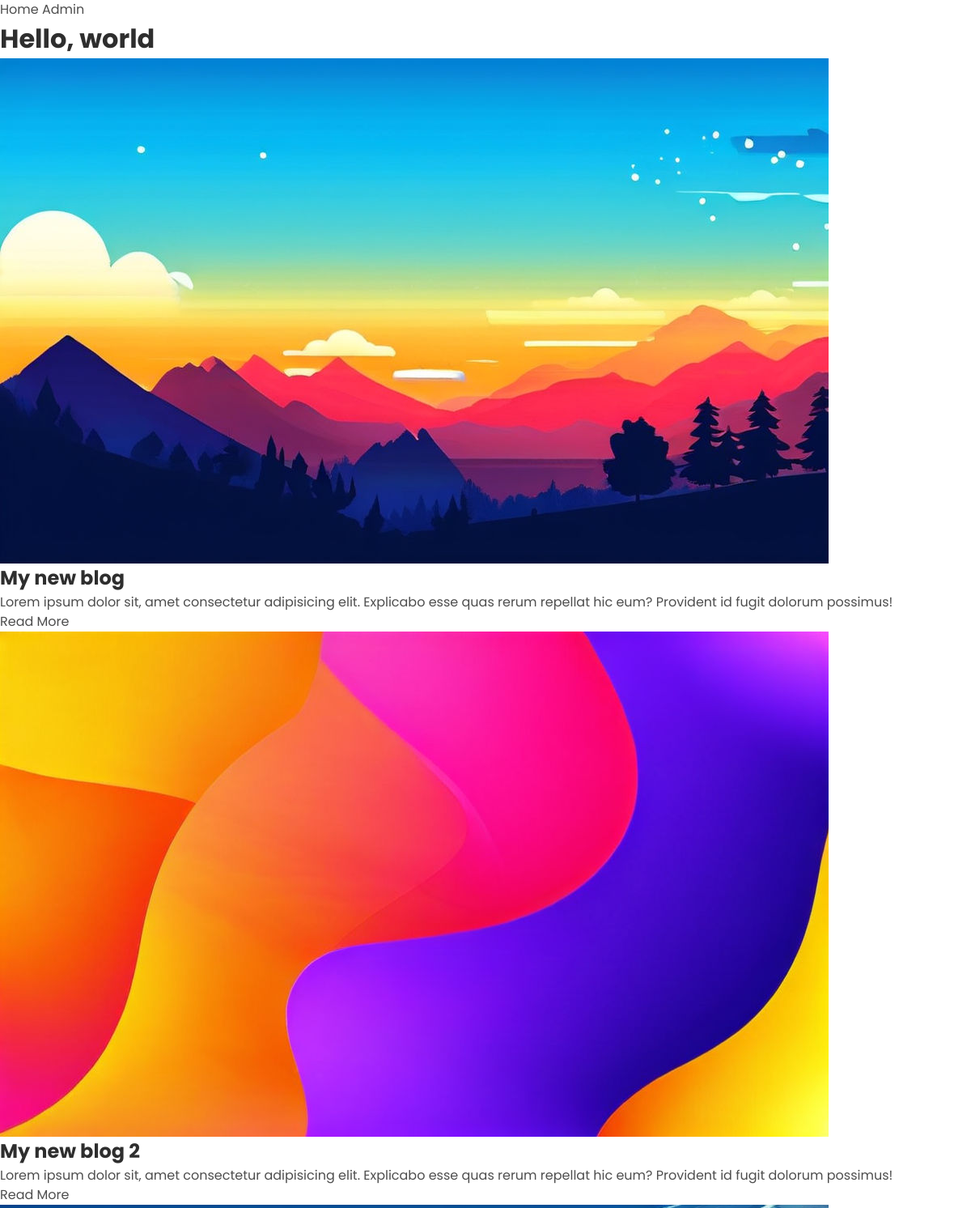
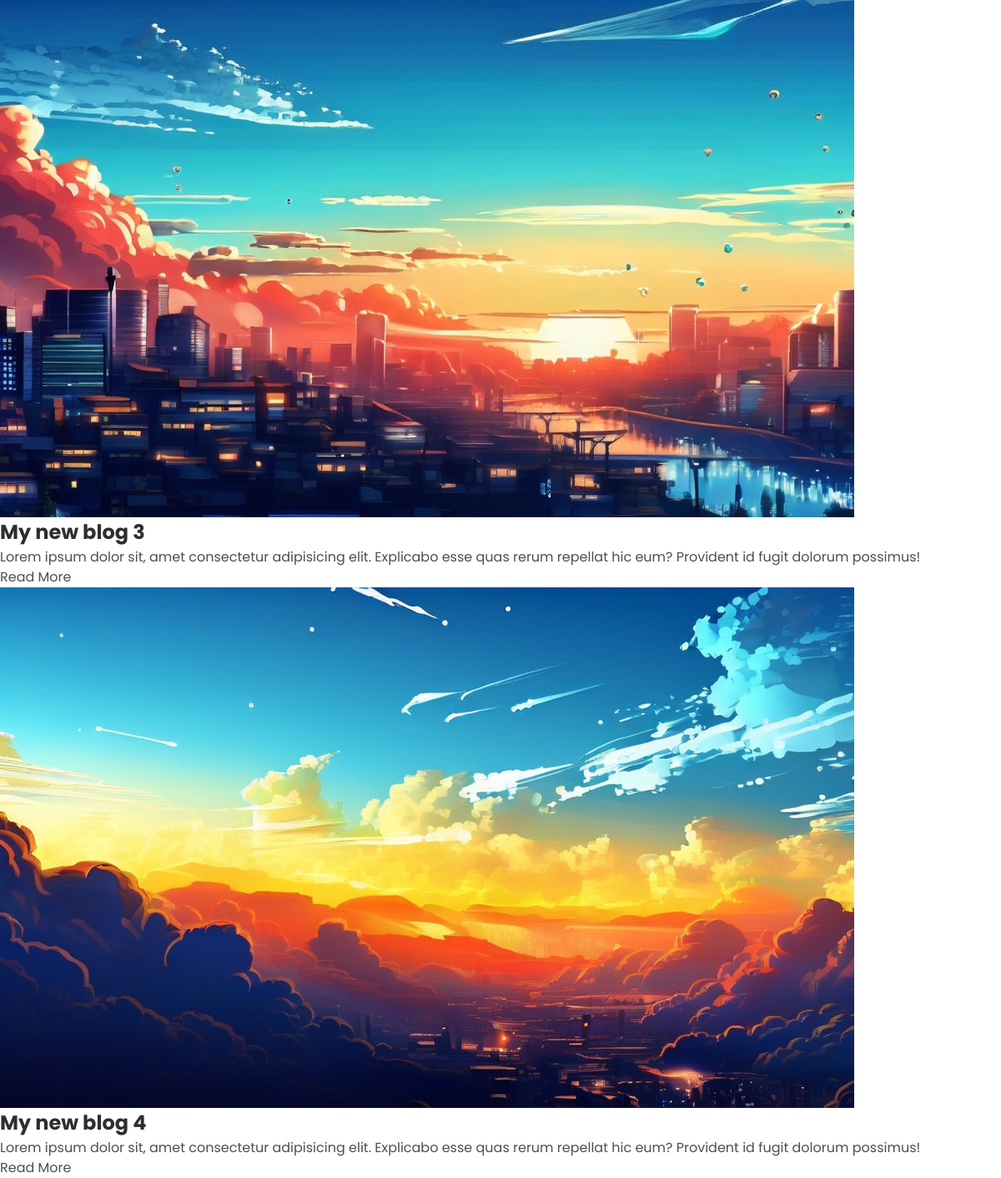
The page / on the database its author committed (2 pictures, top to bottom).
### main/models.py (models this page shows, shortened)
class Blog(models.Model):
    title = models.CharField(max_length=50, default='My new blog')
    body = models.TextField(default=lorem)
    slug = models.SlugField(max_length=200, unique=True, null=True)
    image = models.ImageField(upload_to='img', blank=True, null=True)
    created_at = models.DateTimeField(auto_now_add=True)
    updated_at = models.DateTimeField(auto_now=True)

### main/views.py (the view)
# urls.py: path('', views.index, name='index'),
def index(request):
    blogs = Blog.objects.all()
    return render(request, 'main/index.html', {'blogs': blogs})

### main/templates/main/index.html
{% extends 'base.html' %}
{% load static %}
{% block body %}
<h1>Hello, world</h1>
<div class="card-cont">
    {% for post in blogs %}
    <div class="card">
        <div class="card-img-cont">
            <img src="{{ post.image.url }}" alt="" class="card-img">
        </div>
        <div class="card-body">
            <h2 class="card title">{{ post.title }}</h2>
            <p class="phar">{{ post.body }}</p>
            <a href="{% url 'detail' post.pk %}" class="btn btn-color">Read More</a>
        </div>
    </div>
    {% endfor %}
</div>
{% endblock %}

### templates/base.html (shortened to what this page needs)
<!DOCTYPE html>
{% load static %}
<html lang="en">
<head>
    <link rel="stylesheet" href="{% static 'css/style.css' %}">
    <link rel="stylesheet" href="https://cdnjs.cloudflare.com/ajax/libs/font-awesome/6.4.2/css/all.min.css" />
</head>
<body>
    <div class="nav">
        <div class="nav-right">
            <a href="{% url 'index' %}" class="nav-link {% if request.path == '/' %}nav-active{% endif %}">Home</a>
            <a href="{% url 'admin:index' %}" class="nav-link">Admin</a>
        </div>
    </div>
    <main class="main" id="main">
        {% block body %}
        {% endblock %}
    </main>
</body>
</html>

### static/css/style.css (style rules this page uses)
*, *::before, *::after { box-sizing: border-box; }
* { margin: 0; padding: 0; box-sizing: border-box; transition: .3s; font-family: 'Poppins', sans-serif; color: var(--text); }
body { line-height: 1.5; -webkit-font-smoothing: antialiased; }
img, picture, video, canvas, svg { display: block; max-width: 100%; }
p, h1, h2, h3, h4, h5, h6 { overflow-wrap: break-word; }
:root { --main: #546de5; --varnning: #fa983a; --danger: #e55039; --main-trans-01: hsla(230, 74%, 61%, .2); --main-trans-03: hsla(230, 74%, 61%, .3); --main-trans-04: hsla(230, 74%, 61%, .4); --main-trans-05: hsla(230, 74%, 61%, .5); --header: #2e2e2e; --text: #4e4e4e; --label: #6e6e6e; --border: #8f8f8f; --dark-theme-border: #8e8e8e; --bg-light: #ddd; --space-big: 32px; --space-mid: 24px; --space-sm: 12px; --font-big: 16px; --font-mid: 14px; --font-sm: 12px; }
p, a { font-size: var(--font-big); text-decoration: none; font-weight: 400; }
h1, h2, h3 { color: var(--header); }

### rows shown on the page
Blog: image (picture), title "My new blog", body "Lorem ipsum dolor sit, amet consectetur adipisicing elit. Explicabo esse quas rerum repellat hic eum? Provident id fugit dolorum possimus!"
Blog: image (picture), title "My new blog 2", body "Lorem ipsum dolor sit, amet consectetur adipisicing elit. Explicabo esse quas rerum repellat hic eum? Provident id fugit dolorum possimus!"
Blog: image (picture), title "My new blog 3", body "Lorem ipsum dolor sit, amet consectetur adipisicing elit. Explicabo esse quas rerum repellat hic eum? Provident id fugit dolorum possimus!"
Blog: image (picture), title "My new blog 4", body "Lorem ipsum dolor sit, amet consectetur adipisicing elit. Explicabo esse quas rerum repellat hic eum? Provident id fugit dolorum possimus!"
